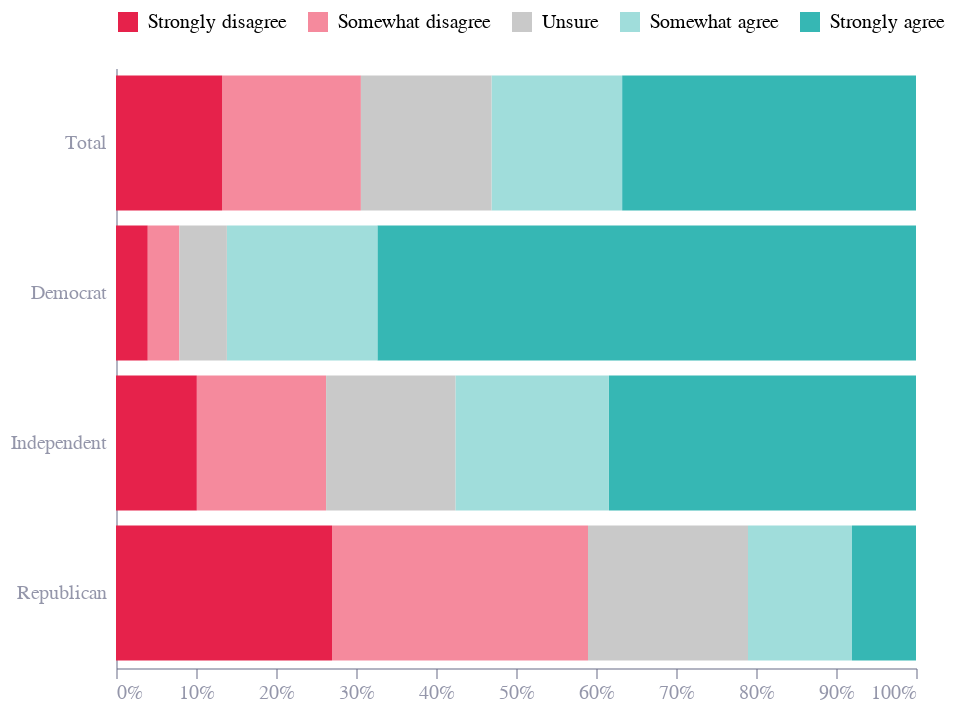

The notebook cell saved with this chart:
### Markdown cell above
## Non-centered

### Code cell
import altair as alt
import pandas as pd

# Read and reshape your data
df = pd.read_csv("data/ipsos_Increasing_tariffs_on_imported_goods_will_do_more_harm_than_good.csv")
df = df.replace("%", "", regex=True)
df = df.melt(id_vars=["Response"], var_name="group", value_name="value")
df.group = df.group.str.replace("\(.*\)", "", regex=True)
df['value'] = df['value'].astype(float) / 100


# Keep only the main responses
df = df[df.Response.isin(["Strongly agree", "Somewhat agree", "Unsure", "Somewhat disagree", "Strongly disagree"])]

df["value"] = df["value"] / df.groupby("group")["value"].transform("sum")

# Define stacking order
df["response_order"] = df["Response"].map({
    "Strongly disagree": 0,
    "Somewhat disagree": 1,
    "Unsure": 2,
    "Somewhat agree": 3,
    "Strongly agree": 4
})

# Set colours
color_scale = alt.Scale(
    domain=[
        "Strongly disagree", "Somewhat disagree",
        "Unsure",
        "Somewhat agree", "Strongly agree"
    ],
    range=[
        "#E6224B", "#F58A9D",
        "#C9C9C9",
        "#A0DDDB", "#36B7B4"
    ]
)

# Sorting group order
order = ["Total", "Democrat", "Independent", "Republican"]
df['group'] = df['group'].str.strip()
df = df[df["group"].isin(order)]
group_order = order[::-1]  # Republican at top
df["group_order"] = df["group"].map({name: i for i, name in enumerate(group_order)})

# Plot
chart = alt.Chart(df).mark_bar().encode(
    y=alt.Y("group:N", sort=alt.EncodingSortField(field="group_order", order="descending"), title=None),
    x=alt.X("value:Q", title=None, axis=alt.Axis(format="%")),
    color=alt.Color("Response:N", scale=color_scale, legend=alt.Legend(title="", orient="top")),
    order=alt.Order("response_order:O", sort="ascending")
)

chart.save("charts/US_tarrifs_will_do_more_harm_than_good.png", scale_factor=3)
chart.save("charts/US_tarrifs_will_do_more_harm_than_good.json")
chart

### Figure 1 — Vega-Lite specification as saved in the notebook (floating-point values rounded to 4 significant figures)
{"config": {"font": "Circular Std", "mark": {"line": {"interpolate": "monotone"}}, "view": {"stroke": "transparent", "width": 400, "height": 300}, "range": {"category": ["#36B7B4", "#E6224B", "#F4C245", "#0063AF", "#00A767", "#179FDB", "#EB5C2E"], "diverging": ["#E6224B", "#E54753", "#C9C9C9", "#179FDB", "#122B39"], "heatmap": ["#C9C9C9", "#179FDB", "#0063AF", "#122B39"], "ordinal": ["#00A767", "#36B7B4", "#179FDB", "#0063AF", "#243B5A"]}, "axisX": {"domainColor": "#676A86", "domainOpacity": 0.5, "grid": false, "labelAngle": 0, "labelColor": "#676A86", "labelOpacity": 0.7, "orient": "bottom", "tickColor": "#676A86", "tickCount": 10, "tickOpacity": 0.5, "title": false, "titleAlign": "center", "titleAnchor": "middle", "titleColor": "#676A86", "titleFontSize": 12, "titleOpacity": 0.8, "titleY": -15}, "axisY": {"domainColor": "#676A86", "domainOpacity": 0.5, "gridColor": "#676A86", "gridDash": [1, 5], "gridOpacity": 0.5, "labelColor": "#676A86", "labelOpacity": 0.7, "labelPadding": 5, "tickColor": "#676A86", "tickCount": 8, "tickOpacity": 0.5, "ticks": false, "titleAlign": "left", "titleAngle": 0, "titleBaseline": "bottom", "titleColor": "#676A86", "titleFontSize": 12, "titleOpacity": 0.8, "titleX": 0, "titleY": -7}}, "data": {"name": "data-15ec40f35a121097b44d17d0903323ee"}, "mark": {"type": "bar"}, "encoding": {"color": {"field": "Response", "legend": {"orient": "top", "title": ""}, "scale": {"domain": ["Strongly disagree", "Somewhat disagree", "Unsure", "Somewhat agree", "Strongly agree"], "range": ["#E6224B", "#F58A9D", "#C9C9C9", "#A0DDDB", "#36B7B4"]}, "type": "nominal"}, "order": {"field": "response_order", "sort": "ascending", "type": "ordinal"}, "x": {"axis": {"format": "%"}, "field": "value", "title": null, "type": "quantitative"}, "y": {"field": "group", "sort": {"field": "group_order", "order": "descending"}, "title": null, "type": "nominal"}}, "$schema": "https://vega.github.io/schema/vega-lite/v5.8.0.json", "datasets": {"data-15ec40f35a121097b44d17d0903323ee": [{"Response": "Strongly agree", "group": "Total", "value": 0.3673, "response_order": 4, "group_order": 3}, {"Response": "Somewhat agree", "group": "Total", "value": 0.1633, "response_order": 3, "group_order": 3}, {"Response": "Somewhat disagree", "group": "Total", "value": 0.1735, "response_order": 1, "group_order": 3}, {"Response": "Strongly disagree", "group": "Total", "value": 0.1327, "response_order": 0, "group_order": 3}, {"Response": "Unsure", "group": "Total", "value": 0.1633, "response_order": 2, "group_order": 3}, {"Response": "Strongly agree", "group": "Democrat", "value": 0.6733, "response_order": 4, "group_order": 2}, {"Response": "Somewhat agree", "group": "Democrat", "value": 0.1881, "response_order": 3, "group_order": 2}, {"Response": "Somewhat disagree", "group": "Democrat", "value": 0.0396, "response_order": 1, "group_order": 2}, {"Response": "Strongly disagree", "group": "Democrat", "value": 0.0396, "response_order": 0, "group_order": 2}, {"Response": "Unsure", "group": "Democrat", "value": 0.05941, "response_order": 2, "group_order": 2}, {"Response": "Strongly agree", "group": "Republican", "value": 0.08, "response_order": 4, "group_order": 0}, {"Response": "Somewhat agree", "group": "Republican", "value": 0.13, "response_order": 3, "group_order": 0}, {"Response": "Somewhat disagree", "group": "Republican", "value": 0.32, "response_order": 1, "group_order": 0}, {"Response": "Strongly disagree", "group": "Republican", "value": 0.27, "response_order": 0, "group_order": 0}, {"Response": "Unsure", "group": "Republican", "value": 0.2, "response_order": 2, "group_order": 0}, {"Response": "Strongly agree", "group": "Independent", "value": 0.3838, "response_order": 4, "group_order": 1}, {"Response": "Somewhat agree", "group": "Independent", "value": 0.1919, "response_order": 3, "group_order": 1}, {"Response": "Somewhat disagree", "group": "Independent", "value": 0.1616, "response_order": 1, "group_order": 1}, {"Response": "Strongly disagree", "group": "Independent", "value": 0.101, "response_order": 0, "group_order": 1}, {"Response": "Unsure", "group": "Independent", "value": 0.1616, "response_order": 2, "group_order": 1}]}}
